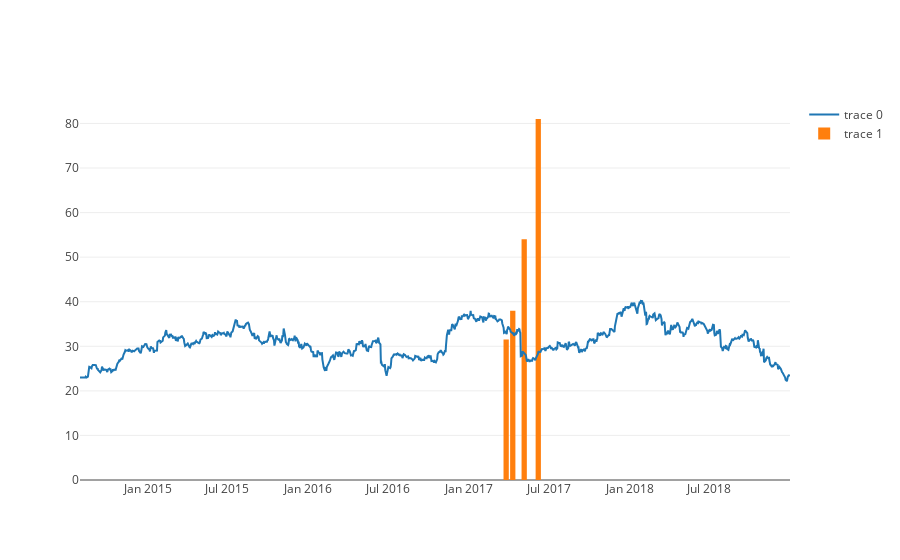
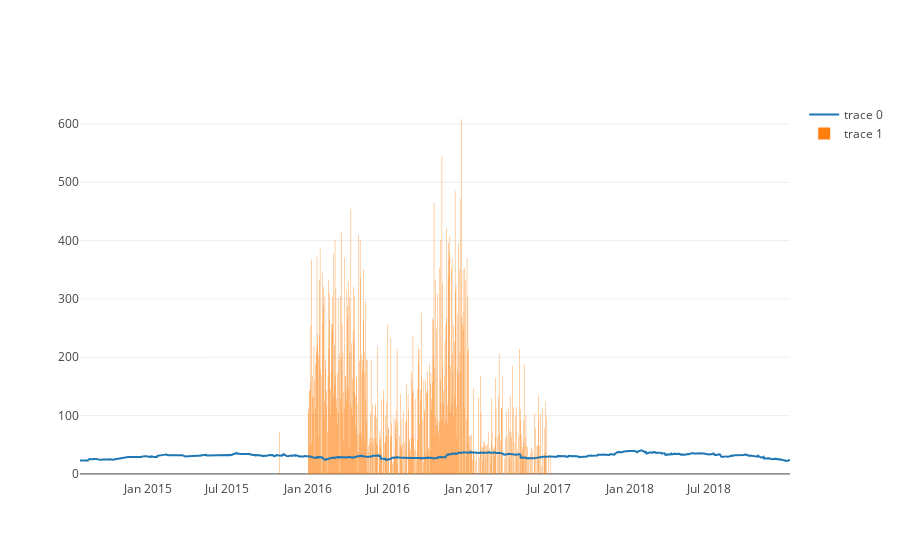

The code cell stored with these charts, in order, in its notebook:
### Code cell
stock_price_line_SYF = go.Scatter(x=stock_prices_SYF['datetime'],y=stock_prices_SYF['Close'])
sentiment_bar_syf = go.Bar(x=synchrony['formatted_date'],y=synchrony['pos']*500)
industry_sentiment_bar_syf = go.Bar(x=synchrony_industry_specific['formatted_date'],y=synchrony_industry_specific['pos']*500)

sentiment_vs_stock_syf = [stock_price_line_SYF, sentiment_bar_syf]
industry_sentiment_vs_stock_bayer = [stock_price_line_SYF, industry_sentiment_bar_syf]

iplot(sentiment_vs_stock_syf, filename='bar-line')
iplot(industry_sentiment_vs_stock_bayer, filename='bar-line')

# mmm[['date', 'pos']].iplot(kind='hist', x='date', y='pos')

### Figure 1 — Plotly figure (JSON) as saved in the notebook; plotly's stock layout.template omitted (floating-point values rounded to 4 significant figures; data arrays with more than 128 entries replaced by an {"elided": "..."} marker saying what was removed)
{"data": [{"type": "scatter", "uid": "eba774f1-c1c1-4dc6-bfe5-30117fe2fda7", "x": {"elided": "1138 str values"}, "y": {"elided": "1138 float values"}}, {"type": "bar", "uid": "fde37280-9981-4f8c-bf0c-e45f1767f8fb", "x": ["2017-05-06", "2017-06-07", "2017-04-10", "2017-03-26"], "y": [54.0, 81, 38, 31.5]}], "layout": {}}

### Figure 2 — Plotly figure (JSON) as saved in the notebook; plotly's stock layout.template omitted (floating-point values rounded to 4 significant figures; data arrays with more than 128 entries replaced by an {"elided": "..."} marker saying what was removed)
{"data": [{"type": "scatter", "uid": "06d806bd-5658-48e0-8e40-faa2c66e1d48", "x": {"elided": "1138 str values"}, "y": {"elided": "1138 float values"}}, {"type": "bar", "uid": "16efe3ee-b3d1-4368-bc44-7848a1b25d6b", "x": {"elided": "1423 str values"}, "y": {"elided": "1423 float values"}}], "layout": {}}
